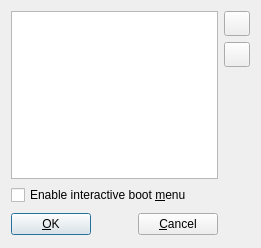
<?xml version="1.0" encoding="UTF-8"?>
<ui version="4.0">
 <author>Andrey Rijov</author>
 <class>Boot_Device_Window</class>
 <widget class="QDialog" name="Boot_Device_Window">
  <property name="geometry">
   <rect>
    <x>0</x>
    <y>0</y>
    <width>261</width>
    <height>248</height>
   </rect>
  </property>
  <property name="windowTitle">
   <string>Boot settings</string>
  </property>
  <property name="windowIcon">
   <iconset resource="images.qrc">
    <normaloff>:/terminal.png</normaloff>:/terminal.png</iconset>
  </property>
  <layout class="QGridLayout" name="gridLayout">
   <item row="0" column="0" rowspan="3">
    <widget class="QTreeWidget" name="Boot_Devices_List">
     <property name="verticalScrollBarPolicy">
      <enum>Qt::ScrollBarAlwaysOff</enum>
     </property>
     <property name="horizontalScrollBarPolicy">
      <enum>Qt::ScrollBarAlwaysOff</enum>
     </property>
     <property name="editTriggers">
      <set>QAbstractItemView::NoEditTriggers</set>
     </property>
     <property name="dragEnabled">
      <bool>true</bool>
     </property>
     <property name="dragDropMode">
      <enum>QAbstractItemView::DragOnly</enum>
     </property>
     <property name="alternatingRowColors">
      <bool>true</bool>
     </property>
     <property name="rootIsDecorated">
      <bool>false</bool>
     </property>
     <property name="uniformRowHeights">
      <bool>true</bool>
     </property>
     <property name="headerHidden">
      <bool>true</bool>
     </property>
     <column>
      <property name="text">
       <string>1</string>
      </property>
     </column>
    </widget>
   </item>
   <item row="0" column="1">
    <widget class="QToolButton" name="TB_Up">
     <property name="text">
      <string/>
     </property>
     <property name="icon">
      <iconset resource="images.qrc">
       <normaloff>:/up.png</normaloff>:/up.png</iconset>
     </property>
     <property name="iconSize">
      <size>
       <width>18</width>
       <height>18</height>
      </size>
     </property>
    </widget>
   </item>
   <item row="1" column="1">
    <widget class="QToolButton" name="TB_Down">
     <property name="text">
      <string/>
     </property>
     <property name="icon">
      <iconset resource="images.qrc">
       <normaloff>:/down.png</normaloff>:/down.png</iconset>
     </property>
     <property name="iconSize">
      <size>
       <width>18</width>
       <height>18</height>
      </size>
     </property>
    </widget>
   </item>
   <item row="2" column="1">
    <spacer name="verticalSpacer">
     <property name="orientation">
      <enum>Qt::Vertical</enum>
     </property>
     <property name="sizeHint" stdset="0">
      <size>
       <width>20</width>
       <height>45</height>
      </size>
     </property>
    </spacer>
   </item>
   <item row="3" column="0">
    <widget class="QCheckBox" name="CH_Boot_Menu">
     <property name="text">
      <string>Enable interactive boot &amp;menu</string>
     </property>
    </widget>
   </item>
   <item row="4" column="0">
    <layout class="QHBoxLayout" name="horizontalLayout">
     <item>
      <widget class="QPushButton" name="Button_OK">
       <property name="text">
        <string>&amp;OK</string>
       </property>
       <property name="icon">
        <iconset resource="images.qrc">
         <normaloff>:/ok.png</normaloff>:/ok.png</iconset>
       </property>
      </widget>
     </item>
     <item>
      <spacer name="horizontalSpacer">
       <property name="orientation">
        <enum>Qt::Horizontal</enum>
       </property>
       <property name="sizeHint" stdset="0">
        <size>
         <width>28</width>
         <height>26</height>
        </size>
       </property>
      </spacer>
     </item>
     <item>
      <widget class="QPushButton" name="Button_Cancel">
       <property name="text">
        <string>&amp;Cancel</string>
       </property>
       <property name="icon">
        <iconset resource="images.qrc">
         <normaloff>:/cancel.png</normaloff>:/cancel.png</iconset>
       </property>
      </widget>
     </item>
    </layout>
   </item>
  </layout>
 </widget>
 <tabstops>
  <tabstop>Boot_Devices_List</tabstop>
  <tabstop>TB_Up</tabstop>
  <tabstop>TB_Down</tabstop>
  <tabstop>CH_Boot_Menu</tabstop>
  <tabstop>Button_OK</tabstop>
  <tabstop>Button_Cancel</tabstop>
 </tabstops>
 <resources>
  <include location="images.qrc"/>
 </resources>
 <connections>
  <connection>
   <sender>Button_Cancel</sender>
   <signal>clicked()</signal>
   <receiver>Boot_Device_Window</receiver>
   <slot>reject()</slot>
   <hints>
    <hint type="sourcelabel">
     <x>189</x>
     <y>150</y>
    </hint>
    <hint type="destinationlabel">
     <x>243</x>
     <y>132</y>
    </hint>
   </hints>
  </connection>
  <connection>
   <sender>Button_OK</sender>
   <signal>clicked()</signal>
   <receiver>Boot_Device_Window</receiver>
   <slot>accept()</slot>
   <hints>
    <hint type="sourcelabel">
     <x>67</x>
     <y>142</y>
    </hint>
    <hint type="destinationlabel">
     <x>220</x>
     <y>141</y>
    </hint>
   </hints>
  </connection>
 </connections>
</ui>
